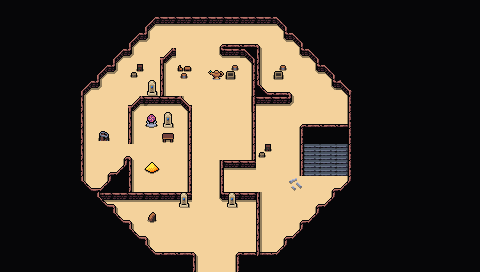

This is a level from a 2D game, rendered from its Tiled map with the project's own tilesets. A one-line summary and the map file follow, with tile-layer data summarised:
An orthogonal 30x17 tile map with 16x16 px tiles, 4 tile layers (Background, Ground, Walls Supplementary, Clutter), 2 tilesets and 18 objects.

<map version="1.10" tiledversion="1.10.1" orientation="orthogonal" renderorder="right-down" width="30" height="17" tilewidth="16" tileheight="16" infinite="0" nextlayerid="9" nextobjectid="81">
 <editorsettings>
  <export target="wastetown..tmx" format="tmx" />
 </editorsettings>
 <tileset firstgid="1" source="../../tileset/main.tsx" />
 <tileset firstgid="10113" source="../../tileset/buildings.tsx" />
 <layer id="1" name="Background" width="30" height="17">
  <data>[510 cells, 510 non-empty, 4 distinct tile ids]</data>
 </layer>
 <layer id="2" name="Ground" width="30" height="17">
  <data>[510 cells, 366 non-empty, 15 distinct tile ids]</data>
 </layer>
 <layer id="8" name="Walls Supplementary" width="30" height="17">
  <data>[510 cells, 31 non-empty, 14 distinct tile ids]</data>
 </layer>
 <layer id="3" name="Clutter" width="30" height="17">
  <properties>
   <property name="spriteLayer" type="bool" value="true" />
  </properties>
  <data>[510 cells, 49 non-empty, 19 distinct tile ids]</data>
 </layer>
 <objectgroup id="4" name="Objects">
  <object id="38" template="../../obj/entry_up.tx" x="192" y="270.665" width="48" height="16">
   <properties>
    <property name="direction" value="up" />
    <property name="teleport" value="../common/maps/map/djinnpalace/djinpalace_entrance.tmx" />
    <property name="teleportObjectId" value="118" />
   </properties>
  </object>
  <object id="50" template="../../obj/enemy.tx" x="133.045" y="158.394">
   <properties>
    <property name="enemy" value="Djinn" />
    <property name="threatRange" type="int" value="20" />
   </properties>
  </object>
  <object id="65" template="../../obj/treasure.tx" x="228.493" y="187.969" />
  <object id="66" template="../../obj/gold.tx" x="164.873" y="252.007" />
  <object id="67" template="../../obj/enemy.tx" x="208.866" y="81.1234">
   <properties>
    <property name="enemy" value="Djinn" />
    <property name="threatRange" type="int" value="30" />
   </properties>
  </object>
  <object id="68" template="../../obj/enemy.tx" x="248.146" y="187.807">
   <properties>
    <property name="enemy" value="Djinn" />
    <property name="threatRange" type="int" value="30" />
   </properties>
  </object>
  <object id="69" template="../../obj/entry_up.tx" x="301.655" y="175.384" width="48" height="36.1131">
   <properties>
    <property name="direction" value="down" />
    <property name="teleport" value="../common/maps/map/djinnpalace/djinnpalace_2.tmx" />
    <property name="teleportObjectId" value="38" />
   </properties>
  </object>
  <object id="70" template="../../obj/booster.tx" x="158.228" y="144.031">
   <properties>
    <property name="reward">[
  {
    "editions": [ "ALA" ],
    "type": "card",
    "count": 10,
    "rarity": [ "Common" ]
  },
  {
    "editions": [ "ALA" ],
    "type": "card",
    "count": 3,
    "rarity": [ "Uncommon" ]
  },
  {
    "editions": [ "ALA" ],
    "type": "card",
    "count": 3,
    "rarity": [ "Rare", "Mythic Rare" ]
  }
]
</property>
   </properties>
  </object>
  <object id="71" template="../../obj/enemy.tx" x="195.497" y="144.031">
   <properties>
    <property name="enemy" value="Adept White Wizard" />
    <property name="threatRange" type="int" value="20" />
    <property name="waypoints" value="73,74,75,76,77,78,79,78,77,76,75,74,73,72" />
   </properties>
  </object>
  <object id="72" template="../../obj/waypoint.tx" x="196.089" y="234.54" />
  <object id="73" template="../../obj/waypoint.tx" x="195.497" y="40.8038" />
  <object id="74" template="../../obj/waypoint.tx" x="262.344" y="43.4659" />
  <object id="75" template="../../obj/waypoint.tx" x="269.738" y="91.0866" />
  <object id="76" template="../../obj/waypoint.tx" x="300.204" y="94.6359" />
  <object id="77" template="../../obj/waypoint.tx" x="302.274" y="121.848" />
  <object id="78" template="../../obj/waypoint.tx" x="269.147" y="126.58" />
  <object id="79" template="../../obj/waypoint.tx" x="270.921" y="224.779" />
  <object id="80" template="../../obj/manashards.tx" x="233.357" y="81.9174" />
 </objectgroup>
</map>
